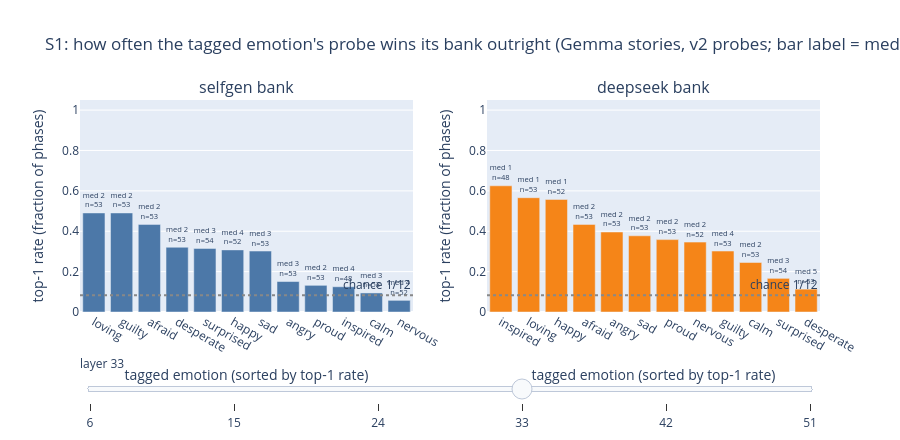

Notebook source saved alongside this figure:
### Markdown cell above
## S1. Which emotions does the model track well?

**Question: is tracking quality uniform across the battery-12 emotions, or do
a few emotions carry the average?**

**Method, plainly.** For every story phase on the primary arm (Gemma stories,
v2 probes), the gate read asks: among the bank's probes, what rank does the
tagged emotion's mean centered cosine get? Rank 1 means the probe for the
emotion the story is actually expressing scored highest. Here that rank is
split by tagged emotion, separately for the two battery-12 banks (same
stories, two probe lineages). Each emotion gets its top-1 rate (how often its
probe wins outright) and its median rank.

### Code cell
# this cell computes per-emotion top-1 rate and median rank for the selfgen
# and deepseek banks on the primary arm, one bar chart per bank, layer slider
fig, S1 = tr.s1_top1_figure(ARMS)
fig.show()

### Figure 1 — Plotly figure (JSON) as saved in the notebook; plotly's stock layout.template omitted (floating-point values rounded to 4 significant figures)
{"data": [{"marker": {"color": "#4c78a8"}, "showlegend": false, "text": ["med 1<br>n=53", "med 1<br>n=53", "med 1<br>n=48", "med 1<br>n=53", "med 1<br>n=53", "med 1<br>n=53", "med 1<br>n=53", "med 1<br>n=53", "med 2<br>n=52", "med 2<br>n=54", "med 2<br>n=52", "med 2<br>n=53"], "textposition": "outside", "type": "bar", "visible": false, "x": ["loving", "calm", "inspired", "afraid", "proud", "guilty", "angry", "desperate", "nervous", "surprised", "happy", "sad"], "xaxis": "x", "y": [0.8868, 0.7736, 0.7292, 0.6792, 0.6604, 0.6604, 0.5849, 0.5472, 0.4423, 0.3704, 0.3462, 0.3019], "yaxis": "y"}, {"marker": {"color": "#f58518"}, "showlegend": false, "text": ["med 1<br>n=48", "med 1<br>n=53", "med 1<br>n=53", "med 1<br>n=53", "med 1<br>n=53", "med 1<br>n=52", "med 1<br>n=53", "med 2<br>n=52", "med 3<br>n=53", "med 2<br>n=53", "med 3<br>n=54", "med 2<br>n=53"], "textposition": "outside", "type": "bar", "visible": false, "x": ["inspired", "loving", "angry", "afraid", "calm", "happy", "proud", "nervous", "sad", "desperate", "surprised", "guilty"], "xaxis": "x2", "y": [0.8333, 0.8302, 0.7925, 0.7736, 0.7547, 0.6154, 0.5094, 0.3654, 0.3585, 0.3019, 0.2963, 0.2642], "yaxis": "y2"}, {"marker": {"color": "#4c78a8"}, "showlegend": false, "text": ["med 1<br>n=53", "med 1<br>n=53", "med 2<br>n=53", "med 2<br>n=53", "med 2<br>n=53", "med 3<br>n=48", "med 3<br>n=52", "med 2<br>n=54", "med 4<br>n=53", "med 6<br>n=52", "med 4<br>n=53", "med 6<br>n=53"], "textposition": "outside", "type": "bar", "visible": false, "x": ["loving", "proud", "guilty", "afraid", "calm", "inspired", "nervous", "surprised", "sad", "happy", "desperate", "angry"], "xaxis": "x", "y": [0.5472, 0.5094, 0.4717, 0.4151, 0.3774, 0.3542, 0.3462, 0.3148, 0.2264, 0.1538, 0.1132, 0.09434], "yaxis": "y"}, {"marker": {"color": "#f58518"}, "showlegend": false, "text": ["med 1<br>n=53", "med 1<br>n=53", "med 2<br>n=53", "med 2<br>n=48", "med 2<br>n=53", "med 2<br>n=53", "med 4<br>n=54", "med 5<br>n=52", "med 7<br>n=53", "med 2<br>n=53", "med 4<br>n=52", "med 5<br>n=53"], "textposition": "outside", "type": "bar", "visible": false, "x": ["afraid", "guilty", "loving", "inspired", "calm", "angry", "surprised", "happy", "sad", "proud", "nervous", "desperate"], "xaxis": "x2", "y": [0.6038, 0.5094, 0.4717, 0.4583, 0.4151, 0.283, 0.2407, 0.2308, 0.2264, 0.2264, 0.1346, 0.03774], "yaxis": "y2"}, {"marker": {"color": "#4c78a8"}, "showlegend": false, "text": ["med 1<br>n=53", "med 1<br>n=53", "med 1<br>n=54", "med 1<br>n=48", "med 1<br>n=53", "med 1<br>n=53", "med 1<br>n=52", "med 1<br>n=53", "med 1<br>n=53", "med 2<br>n=53", "med 2<br>n=53", "med 2<br>n=52"], "textposition": "outside", "type": "bar", "visible": false, "x": ["loving", "afraid", "surprised", "inspired", "desperate", "calm", "happy", "sad", "proud", "angry", "guilty", "nervous"], "xaxis": "x", "y": [0.7925, 0.7547, 0.6667, 0.6667, 0.5849, 0.5849, 0.5577, 0.5472, 0.5094, 0.4717, 0.3774, 0.3462], "yaxis": "y"}, {"marker": {"color": "#f58518"}, "showlegend": false, "text": ["med 1<br>n=53", "med 1<br>n=48", "med 1<br>n=52", "med 1<br>n=53", "med 1<br>n=53", "med 1<br>n=53", "med 1<br>n=53", "med 2<br>n=53", "med 2<br>n=52", "med 2<br>n=54", "med 3<br>n=53", "med 3<br>n=53"], "textposition": "outside", "type": "bar", "visible": false, "x": ["loving", "inspired", "happy", "afraid", "angry", "calm", "proud", "guilty", "nervous", "surprised", "sad", "desperate"], "xaxis": "x2", "y": [0.7547, 0.6875, 0.6538, 0.6415, 0.6038, 0.566, 0.5283, 0.4717, 0.4231, 0.3148, 0.2642, 0.1132], "yaxis": "y2"}, {"marker": {"color": "#4c78a8"}, "showlegend": false, "text": ["med 2<br>n=53", "med 2<br>n=53", "med 2<br>n=53", "med 2<br>n=53", "med 3<br>n=54", "med 4<br>n=52", "med 3<br>n=53", "med 3<br>n=53", "med 2<br>n=53", "med 4<br>n=48", "med 3<br>n=53", "med 4<br>n=52"], "textposition": "outside", "type": "bar", "visible": true, "x": ["loving", "guilty", "afraid", "desperate", "surprised", "happy", "sad", "angry", "proud", "inspired", "calm", "nervous"], "xaxis": "x", "y": [0.4906, 0.4906, 0.434, 0.3208, 0.3148, 0.3077, 0.3019, 0.1509, 0.1321, 0.125, 0.09434, 0.05769], "yaxis": "y"}, {"marker": {"color": "#f58518"}, "showlegend": false, "text": ["med 1<br>n=48", "med 1<br>n=53", "med 1<br>n=52", "med 2<br>n=53", "med 2<br>n=53", "med 2<br>n=53", "med 2<br>n=53", "med 2<br>n=52", "med 4<br>n=53", "med 2<br>n=53", "med 3<br>n=54", "med 5<br>n=53"], "textposition": "outside", "type": "bar", "visible": true, "x": ["inspired", "loving", "happy", "afraid", "angry", "sad", "proud", "nervous", "guilty", "calm", "surprised", "desperate"], "xaxis": "x2", "y": [0.625, 0.566, 0.5577, 0.434, 0.3962, 0.3774, 0.3585, 0.3462, 0.3019, 0.2453, 0.1667, 0.1132], "yaxis": "y2"}, {"marker": {"color": "#4c78a8"}, "showlegend": false, "text": ["med 1<br>n=53", "med 1<br>n=48", "med 1<br>n=53", "med 2<br>n=53", "med 2<br>n=53", "med 2<br>n=54", "med 2<br>n=53", "med 2<br>n=52", "med 2<br>n=53", "med 2<br>n=53", "med 4<br>n=52", "med 2<br>n=53"], "textposition": "outside", "type": "bar", "visible": false, "x": ["loving", "inspired", "guilty", "desperate", "angry", "surprised", "afraid", "nervous", "calm", "sad", "happy", "proud"], "xaxis": "x", "y": [0.6981, 0.6042, 0.5094, 0.4528, 0.4528, 0.4444, 0.3962, 0.3269, 0.3019, 0.283, 0.25, 0.2075], "yaxis": "y"}, {"marker": {"color": "#f58518"}, "showlegend": false, "text": ["med 1<br>n=53", "med 1<br>n=53", "med 1<br>n=53", "med 1<br>n=53", "med 1<br>n=48", "med 2<br>n=54", "med 2<br>n=52", "med 2<br>n=52", "med 2<br>n=53", "med 4<br>n=53", "med 4<br>n=53", "med 5<br>n=53"], "textposition": "outside", "type": "bar", "visible": false, "x": ["loving", "proud", "calm", "afraid", "inspired", "surprised", "nervous", "happy", "angry", "desperate", "sad", "guilty"], "xaxis": "x2", "y": [0.6604, 0.6415, 0.6038, 0.5849, 0.5833, 0.463, 0.4615, 0.4615, 0.3208, 0.1887, 0.1698, 0.09434], "yaxis": "y2"}, {"marker": {"color": "#4c78a8"}, "showlegend": false, "text": ["med 1<br>n=53", "med 1<br>n=53", "med 1<br>n=52", "med 2<br>n=53", "med 3<br>n=48", "med 10<br>n=52", "med 3<br>n=53", "med 3<br>n=54", "med 3<br>n=53", "med 4<br>n=53", "med 4<br>n=53", "med 4<br>n=53"], "textposition": "outside", "type": "bar", "visible": false, "x": ["loving", "guilty", "nervous", "afraid", "inspired", "happy", "sad", "surprised", "calm", "proud", "angry", "desperate"], "xaxis": "x", "y": [0.6415, 0.6226, 0.5385, 0.4151, 0.2708, 0.25, 0.2075, 0.1852, 0.1698, 0.1509, 0.1509, 0.0566], "yaxis": "y"}, {"marker": {"color": "#f58518"}, "showlegend": false, "text": ["med 1<br>n=53", "med 1<br>n=53", "med 1<br>n=53", "med 2<br>n=53", "med 2<br>n=52", "med 4<br>n=48", "med 7<br>n=54", "med 4<br>n=52", "med 5<br>n=53", "med 4<br>n=53", "med 5<br>n=53", "med 5<br>n=53"], "textposition": "outside", "type": "bar", "visible": false, "x": ["afraid", "calm", "loving", "proud", "nervous", "inspired", "surprised", "happy", "desperate", "angry", "sad", "guilty"], "xaxis": "x2", "y": [0.5849, 0.5472, 0.5283, 0.4151, 0.25, 0.2292, 0.2222, 0.1923, 0.1321, 0.1321, 0.07547, 0.01887], "yaxis": "y2"}], "layout": {"annotations": [{"font": {"size": 16}, "showarrow": false, "text": "selfgen bank", "x": 0.225, "xanchor": "center", "xref": "paper", "y": 1.0, "yanchor": "bottom", "yref": "paper"}, {"font": {"size": 16}, "showarrow": false, "text": "deepseek bank", "x": 0.775, "xanchor": "center", "xref": "paper", "y": 1.0, "yanchor": "bottom", "yref": "paper"}, {"showarrow": false, "text": "chance 1/12", "x": 1, "xanchor": "right", "xref": "x domain", "y": 0.08333, "yanchor": "bottom", "yref": "y"}, {"showarrow": false, "text": "chance 1/12", "x": 1, "xanchor": "right", "xref": "x2 domain", "y": 0.08333, "yanchor": "bottom", "yref": "y2"}], "height": 440, "shapes": [{"line": {"color": "#888", "dash": "dot"}, "type": "line", "x0": 0, "x1": 1, "xref": "x domain", "y0": 0.08333, "y1": 0.08333, "yref": "y"}, {"line": {"color": "#888", "dash": "dot"}, "type": "line", "x0": 0, "x1": 1, "xref": "x2 domain", "y0": 0.08333, "y1": 0.08333, "yref": "y2"}], "sliders": [{"active": 3, "currentvalue": {"prefix": "layer "}, "pad": {"t": 40}, "steps": [{"args": [{"visible": [true, true, false, false, false, false, false, false, false, false, false, false]}], "label": "6", "method": "update"}, {"args": [{"visible": [false, false, true, true, false, false, false, false, false, false, false, false]}], "label": "15", "method": "update"}, {"args": [{"visible": [false, false, false, false, true, true, false, false, false, false, false, false]}], "label": "24", "method": "update"}, {"args": [{"visible": [false, false, false, false, false, false, true, true, false, false, false, false]}], "label": "33", "method": "update"}, {"args": [{"visible": [false, false, false, false, false, false, false, false, true, true, false, false]}], "label": "42", "method": "update"}, {"args": [{"visible": [false, false, false, false, false, false, false, false, false, false, true, true]}], "label": "51", "method": "update"}]}], "title": {"text": "S1: how often the tagged emotion's probe wins its bank outright (Gemma stories, v2 probes; bar label = median rank and n)"}, "xaxis": {"anchor": "y", "domain": [0.0, 0.45], "title": {"text": "tagged emotion (sorted by top-1 rate)"}}, "xaxis2": {"anchor": "y2", "domain": [0.55, 1.0], "title": {"text": "tagged emotion (sorted by top-1 rate)"}}, "yaxis": {"anchor": "x", "domain": [0.0, 1.0], "range": [0, 1.05], "title": {"text": "top-1 rate (fraction of phases)"}}, "yaxis2": {"anchor": "x2", "domain": [0.0, 1.0], "range": [0, 1.05], "title": {"text": "top-1 rate (fraction of phases)"}}}}
